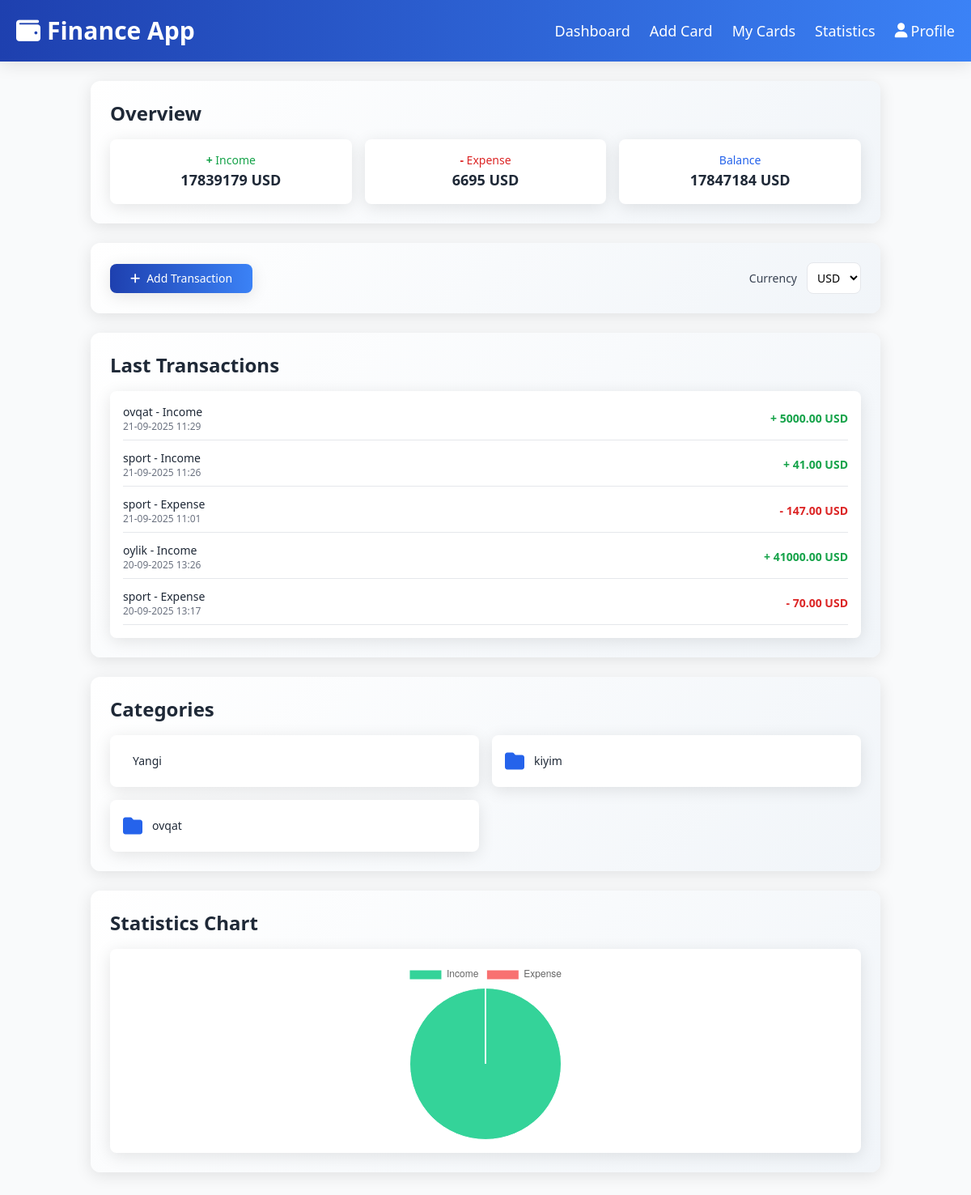
Screenshot of / (signed in) with the database file from the repository.
### finance/models.py (models this page shows, shortened)
class Card(models.Model):
    user = models.ForeignKey(User, on_delete=models.CASCADE)
    card_number = models.CharField(max_length=16, unique=True)
    balance = models.DecimalField(max_digits=12, decimal_places=2, default=0)
    currency = models.CharField(max_length=3, choices=[('UZS', 'UZS'), ('USD', 'USD'), ('EUR', 'EUR')], default='UZS')
    card_type = models.CharField(max_length=20, choices=[
        ('visa', 'Visa'),
        ('mastercard', 'MasterCard'),
        ('uzcard', 'UzCard')
    ])

class Transaction(models.Model):
    TYPE_CHOICES = [
        ('INCOME', 'Income'),
        ('EXPENSE', 'Expense'),
    ]
    user = models.ForeignKey(User, on_delete=models.CASCADE)
    card = models.ForeignKey(Card, on_delete=models.CASCADE)
    category = models.ForeignKey(Category, on_delete=models.SET_NULL, null=True, blank=True)
    type = models.CharField(max_length=7, choices=TYPE_CHOICES)
    amount = models.DecimalField(max_digits=12, decimal_places=2)
    currency = models.CharField(max_length=10, choices=[('UZS', 'UZS'), ('USD', 'USD'), ('EUR', 'EUR')], default="UZS")
    note = models.TextField(blank=True, null=True)
    date = models.DateTimeField(auto_now_add=True)

class Category(models.Model):
    TYPE_CHOICES = [
        ('INCOME', 'Income'),
        ('EXPENSE', 'Expense'),
    ]
    name = models.CharField(max_length=100)
    type = models.CharField(max_length=10, choices=TYPE_CHOICES)
    icon = models.CharField(max_length=50, blank=True, null=True, default="fa-folder")
    user = models.ForeignKey(User, on_delete=models.CASCADE)

### finance/views.py (the view)
# urls.py: path('', dashboard, name='home'),
@login_required
def dashboard(request):
    currency = request.GET.get('currency')
    if not currency:
        first_card = Card.objects.filter(user=request.user).first()
        currency = first_card.currency if first_card else 'UZS'
    qs = Transaction.objects.filter(user=request.user)
    income = qs.filter(type="INCOME", currency=currency).aggregate(total=Sum("amount"))["total"] or 0
    expense = qs.filter(type="EXPENSE", currency=currency).aggregate(total=Sum("amount"))["total"] or 0
    balance = Card.objects.filter(user=request.user, currency=currency).aggregate(total=Sum("balance"))["total"] or 0
    last_transactions = qs.filter(currency=currency).order_by("-date")[:5]
    currencies = Card.objects.filter(user=request.user).values_list('currency', flat=True).distinct()
    return render(request, "dashboard.html", {
        "income": income,
        "expense": expense,
        "balance": balance,
        "categories": Category.objects.filter(user=request.user),
        "cards": Card.objects.filter(user=request.user),
        "currency": currency,
        "last_transactions": last_transactions,
        "currencies": currencies,
    })

### template/dashboard.html (shortened to what this page needs)
<!DOCTYPE html>
<html lang="uz">
<head>
  {% load static i18n %}
  <script src="https://cdn.tailwindcss.com"></script>
  <link rel="stylesheet" href="https://cdnjs.cloudflare.com/ajax/libs/font-awesome/6.5.0/css/all.min.css">
</head>
<body class="bg-gray-50 font-sans antialiased">
  <header class="header-bg text-white p-5 flex justify-between items-center sticky top-0 z-10 modern-shadow">
    <h1 class="text-2xl md:text-3xl font-bold flex items-center">
          <i class="fa-solid fa-wallet mr-2"></i> Finance App
    </h1>
    <nav class="flex space-x-3 md:space-x-6">
      <a href="{% url 'home' %}" class="hover:underline text-base md:text-lg font-medium"> Dashboard </a>
      <a href="{% url 'add-card' %}" class="hover:underline text-base md:text-lg font-medium">{% trans "Add Card" %}</a>
      <a href="{% url 'card-list' %}" class="hover:underline text-base md:text-lg font-medium">{% trans "My Cards" %}</a>
      <a href="{% url 'statistics' %}" class="hover:underline text-base md:text-lg font-medium">{% trans "Statistics" %}</a>
      <a href="{% url 'profile' %}" class="hover:underline text-base md:text-lg font-medium flex items-center">
        <i class="fa-solid fa-user mr-1"></i> {% trans "Profile" %}
      </a>
    </nav>
  </header>
  <main class="p-4 md:p-6 max-w-5xl mx-auto">
    <section class="mb-6 section-gradient modern-shadow">
      <h2 class="text-xl md:text-2xl font-bold text-gray-800 mb-4">{% trans "Overview" %}</h2>
      <div class="grid grid-cols-1 sm:grid-cols-3 gap-4">
        <div class="bg-white p-4 rounded-lg modern-shadow text-center card-hover">
          <h3 class="text-sm font-medium text-green-600">
            <span class="text-green-600 font-bold">+</span> {% trans "Income" %}
          </h3>
          <p class="text-lg font-bold text-gray-800">{{ income|default:0 }} {{ currency }}</p>
        </div>
        <div class="bg-white p-4 rounded-lg modern-shadow text-center card-hover">
          <h3 class="text-sm font-medium text-red-600">
            <span class="text-red-600 font-bold">-</span> {% trans "Expense" %}
          </h3>
          <p class="text-lg font-bold text-gray-800">{{ expense|default:0 }} {{ currency }}</p>
        </div>
        <div class="bg-white p-4 rounded-lg modern-shadow text-center card-hover">
          <h3 class="text-sm font-medium text-blue-600">{% trans "Balance" %}</h3>
          <p class="text-lg font-bold text-gray-800">{{ balance|default:0 }} {{ currency }}</p>
        </div>
      </div>
    </section>
    <section class="mb-6 section-gradient modern-shadow">
      <div class="flex flex-col sm:flex-row sm:items-center sm:justify-between gap-4">
        <a href="{% url 'add_transaction' %}?currency={{ currency }}"
           class="btn-primary text-white py-2 px-3 rounded-lg font-medium text-sm flex items-center justify-center w-full sm:w-44 modern-shadow">
          <i class="fa-solid fa-plus mr-2 text-sm"></i> {% trans "Add Transaction" %}
        </a>
        <form class="flex items-center space-x-3">
          <label for="currency" class="text-sm font-medium text-gray-700">{% trans "Currency" %}</label>
          <select name="currency" onchange="this.form.submit()" class="p-2 border rounded-lg input-field bg-white text-sm">
            {% for curr in currencies %}
              <option value="{{ curr }}" {% if currency == curr %}selected{% endif %}>{{ curr }}</option>
            {% endfor %}
          </select>
        </form>
      </div>
    </section>
    <section class="mb-6 section-gradient modern-shadow">
      <h2 class="text-xl md:text-2xl font-bold text-gray-800 mb-4">{% trans "Last Transactions" %}</h2>
      <div class="bg-white p-4 rounded-lg modern-shadow space-y-3">
        {% for t in last_transactions %}
          <div class="flex justify-between items-center border-b pb-2">
            <div>
              <p class="text-sm font-medium text-gray-800">
                {{ t.category.name|default:"-" }} - {{ t.get_type_display }}
              </p>
              <p class="text-xs text-gray-500">{{ t.date|date:"d-m-Y H:i" }}</p>
            </div>
            <div class="text-sm font-bold {% if t.type == 'INCOME' %}text-green-600{% else %}text-red-600{% endif %}">
              {% if t.type == 'INCOME' %}+{% else %}-{% endif %}
              {{ t.amount }} {{ t.currency }}
            </div>
          </div>
        {% empty %}
          <p class="text-gray-500 text-sm text-center">{% trans "No transactions yet" %}</p>
        {% endfor %}
      </div>
    </section>
    <section class="mb-6 section-gradient modern-shadow">
      <h2 class="text-xl md:text-2xl font-bold text-gray-800 mb-4">{% trans "Categories" %}</h2>
      <div class="grid grid-cols-1 sm:grid-cols-2 gap-4">
        {% for cat in categories %}
          <a href="{% url 'category_detail' cat.id %}?currency={{ currency }}"
             class="bg-white p-4 rounded-lg modern-shadow card-hover flex items-center">
            <i class="fa-solid {{ cat.icon|default:'fa-folder' }} text-2xl text-blue-600 mr-3 animate-pulse"></i>
            <p class="text-sm font-medium text-gray-800">{{ cat.name }}</p>
          </a>
        {% empty %}
          <p class="text-gray-500 text-sm text-center col-span-full">{% trans "No categories yet" %}</p>
        {% endfor %}
      </div>
    </section>
    <section class="mb-6 section-gradient modern-shadow">
      <h2 class="text-xl md:text-2xl font-bold text-gray-800 mb-4">{% trans "Statistics Chart" %}</h2>
      <div class="bg-white p-4 rounded-lg modern-shadow">
        <div class="chart-container">
          <canvas id="balanceChart"></canvas>
        </div>
      </div>
      <script>
        const ctx = document.getElementById('balanceChart').getContext('2d');
        new Chart(ctx, {
          type: 'pie',
          data: {
            labels: ['{% trans "Income" %}', '{% trans "Expense" %}'],
            datasets: [{
              data: [{{ income|default:0 }}, {{ expense|default:0 }}],
              backgroundColor: ['#34D399', '#F87171'],
              borderWidth: 1,
              borderColor: '#fff'
            }]
          },
          options: {
            responsive: true,
            maintainAspectRatio: true,
            plugins: {
              legend: { position: 'top', labels: { font: { size: 12 } } },
              tooltip: {
                callbacks: {
                  label: function(context) {
                    let label = context.label || '';
                    if (label) {
                      label += ': ';
                    }
                    label += context.parsed + ' {{ currency }}';
                    return label;
                  }
                }
              }
            },
            animation: {
              animateScale: true,
              animateRotate: true
            }
          }
        });
      </script>
    </section>
  </main>
</body>
</html>

### template/dashboard.html (style rules this page uses)
.header-bg { background: linear-gradient(90deg, #1e40af 0%, #3b82f6 100%); }
.input-field { transition: all 0.3s ease; }
.btn-primary { background: linear-gradient(90deg, #1e40af 0%, #3b82f6 100%); transition: all 0.3s ease; border-radius: 8px; }
.chart-container { position: relative; height: 220px; width: 220px; margin: 0 auto; }
.section-gradient { background: linear-gradient(135deg, #ffffff 0%, #f1f5f9 100%); border-radius: 12px; padding: 1.5rem; }
.modern-shadow { box-shadow: 0 4px 20px rgba(0, 0, 0, 0.1); }

### rows the page displays
Card: currency "USD"
Transaction: category.name "ovqat", type "Income", date "21-09-2025 11:29", amount "5000.00", currency "USD"
Transaction: category.name "sport", type "Income", date "21-09-2025 11:26", amount "41.00", currency "USD"
Transaction: category.name "sport", type "Expense", date "21-09-2025 11:01", amount "147.00", currency "USD"
Transaction: category.name "oylik", type "Income", date "20-09-2025 13:26", amount "41000.00", currency "USD"
Transaction: category.name "sport", type "Expense", date "20-09-2025 13:17", amount "70.00", currency "USD"
Category: name "Yangi"
Category: name "kiyim"
Category: name "ovqat"

### other values shown
{{ income|default:0 }} "17839179"
{{ expense|default:0 }} "6695"
{{ balance|default:0 }} "17847184"
chart data {{ expense|default:0 }} 6695
